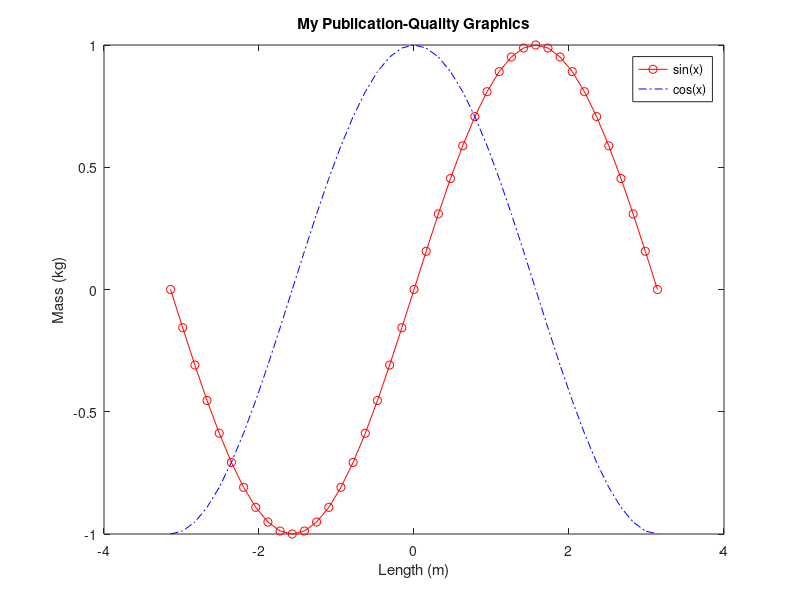

Write MATLAB code to recreate this figure. (Note: this script raises an error after producing the figure.)

clear;
x = [-pi:pi/20:pi];
y1 = sin(x);
y2 = cos(x);

figure
plot(x,y1,'-ro',x,y2,'-.b')
hTitle  = title ('My Publication-Quality Graphics');
hLegend=legend('sin(x)','cos(x)')
hXLabel = xlabel('Length (m)'                     );
hYLabel = ylabel('Mass (kg)'                      );

plotFileName='testPlot_final';

format_graph_paperQ(hTitle,hXLabel, hYLabel,hLegend,plotFileName)